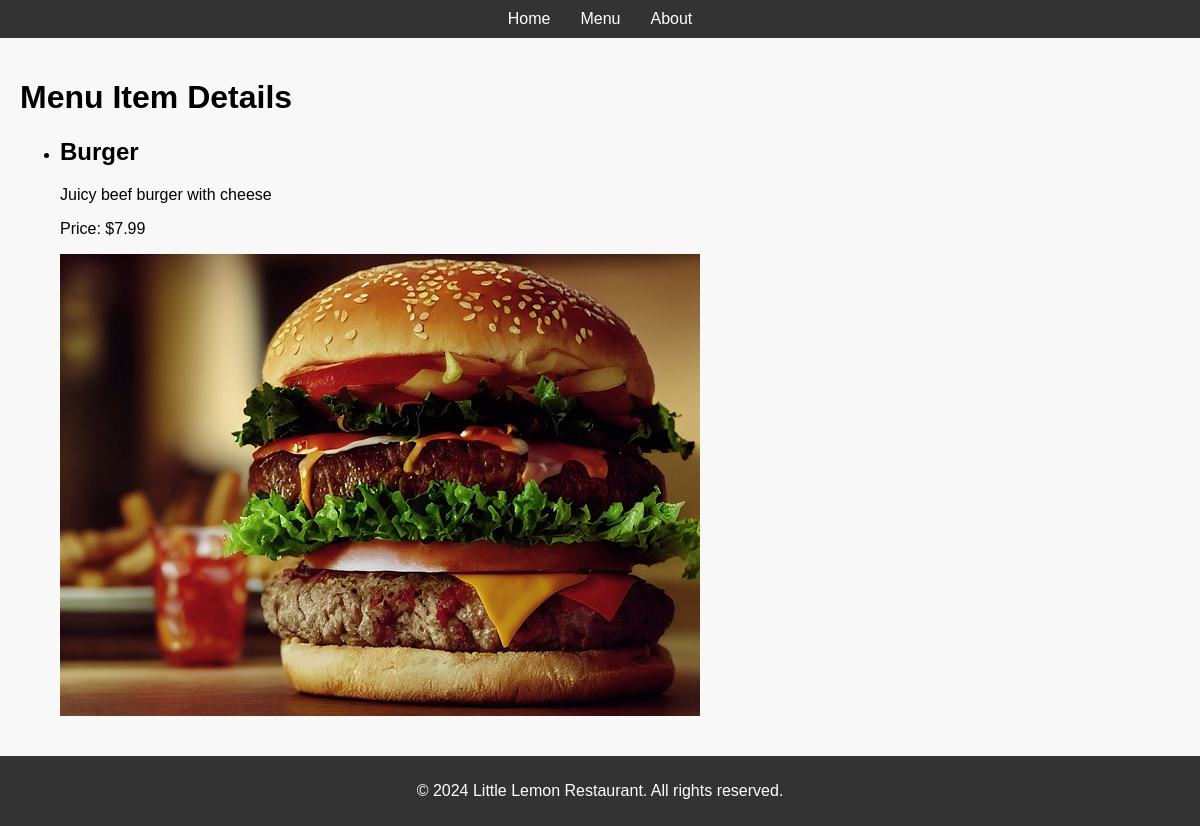
The page /menu/2/ on the database its author committed.
### menu/models.py (models this page shows, shortened)
class MenuItem(models.Model):
    name = models.CharField(max_length=100)
    price = models.DecimalField(max_digits=10, decimal_places=2)
    description = models.TextField()
    image = models.ImageField(upload_to='menu_images/')

### menu/views.py (the view)
# urls.py: path('menu/<int:id>/', views.menu_item_detail, name='menu_item_detail'),
def menu_item_detail(request, id):
    item = get_object_or_404(MenuItem, id=id)
    return render(request, 'menu_item_detail.html', {'item': item})

### menu/templates/menu_item_detail.html (shortened to what this page needs)
{% extends 'base.html' %}
{% block content %}
    <h1>Menu Item Details</h1>
    {% if item %}
        <ul>
            <li>
                <h2>{{ item.name }}</h2>
                <p>{{ item.description }}</p>
                <p>Price: ${{ item.price }}</p>
                <img src="{{ item.image.url }}" alt="{{ item.name }}">
            </li>
        </ul>
    {% else %}
        <p>No menu items available.</p>
    {% endif %}
{% endblock %}

### menu/static/styles.css (style rules this page uses)
body { font-family: Arial, sans-serif; margin: 0; padding: 0; background-color: #f8f8f8; }

### rows shown on the page
MenuItem: name "Burger", description "Juicy beef burger with cheese", price "7.99", image (picture)
